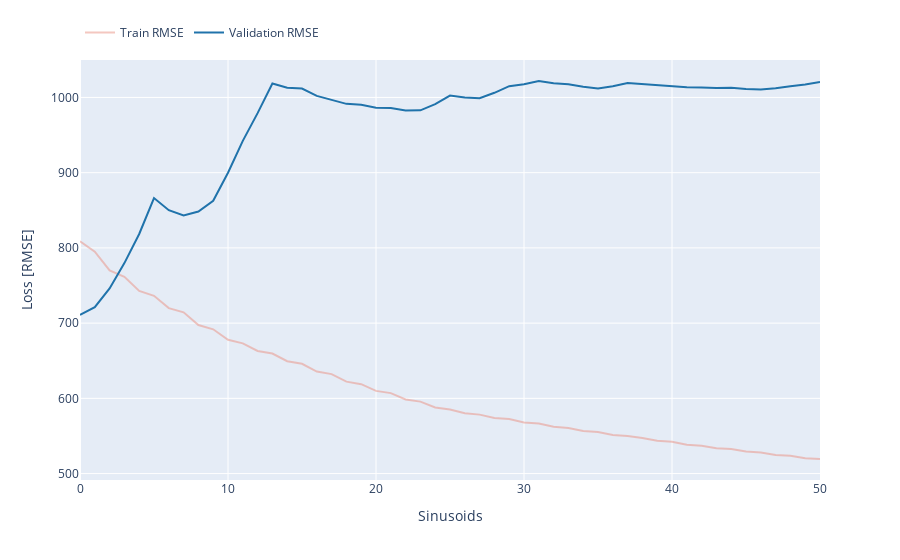

The notebook cell saved with this chart:
### Code cell
fig = px.line(df_loss, x="Sinusoid", y=["Train RMSE", "Validation RMSE"], labels={"variable": ""}, color_discrete_sequence=["rgba(234,143,129,0.5)", "rgb(32,115,171)"])


fig.update_layout(
    xaxis_title="Sinusoids",
    yaxis_title="Loss [RMSE]",
    legend=dict(orientation="h",
                yanchor="top",
                y=1.1,
                xanchor="left",
                x=0.0,),

)

fig.show()

### Figure 1 — Plotly figure (JSON) as saved in the notebook; plotly's stock layout.template omitted (floating-point values rounded to 4 significant figures)
{"data": [{"hovertemplate": "=Train RMSE<br>Sinusoid=%{x}<br>value=%{y}<extra></extra>", "legendgroup": "Train RMSE", "line": {"color": "rgba(234,143,129,0.5)", "dash": "solid"}, "marker": {"symbol": "circle"}, "mode": "lines", "name": "Train RMSE", "orientation": "v", "showlegend": true, "x": [0, 1, 2, 3, 4, 5, 6, 7, 8, 9, 10, 11, 12, 13, 14, 15, 16, 17, 18, 19, 20, 21, 22, 23, 24, 25, 26, 27, 28, 29, 30, 31, 32, 33, 34, 35, 36, 37, 38, 39, 40, 41, 42, 43, 44, 45, 46, 47, 48, 49, 50], "xaxis": "x", "y": [808.7, 795.1, 770.0, 761.5, 742.7, 736.4, 719.9, 714.4, 697.5, 691.8, 677.8, 673.1, 663.0, 659.6, 649.4, 646.0, 635.7, 632.2, 622.2, 618.9, 610.0, 606.9, 598.5, 595.7, 587.9, 585.2, 580.1, 578.4, 573.9, 572.4, 567.9, 566.4, 562.2, 560.7, 556.7, 555.3, 551.3, 550.0, 547.4, 543.6, 542.3, 538.4, 537.1, 533.7, 532.6, 529.2, 528.1, 524.8, 523.7, 520.5, 519.4], "yaxis": "y", "type": "scatter"}, {"hovertemplate": "=Validation RMSE<br>Sinusoid=%{x}<br>value=%{y}<extra></extra>", "legendgroup": "Validation RMSE", "line": {"color": "rgb(32,115,171)", "dash": "solid"}, "marker": {"symbol": "circle"}, "mode": "lines", "name": "Validation RMSE", "orientation": "v", "showlegend": true, "x": [0, 1, 2, 3, 4, 5, 6, 7, 8, 9, 10, 11, 12, 13, 14, 15, 16, 17, 18, 19, 20, 21, 22, 23, 24, 25, 26, 27, 28, 29, 30, 31, 32, 33, 34, 35, 36, 37, 38, 39, 40, 41, 42, 43, 44, 45, 46, 47, 48, 49, 50], "xaxis": "x", "y": [710.9, 721.2, 746.2, 779.8, 818.5, 866.2, 850.1, 843.1, 848.3, 862.7, 900.0, 942.3, 979.1, 1019.0, 1013.0, 1012.0, 1002.0, 996.8, 991.5, 990.3, 986.3, 985.9, 982.7, 982.9, 991.2, 1002.0, 999.8, 999.1, 1006.0, 1015.0, 1018.0, 1022.0, 1019.0, 1018.0, 1014.0, 1012.0, 1015.0, 1019.0, 1018.0, 1016.0, 1015.0, 1014.0, 1013.0, 1013.0, 1013.0, 1011.0, 1010.0, 1012.0, 1015.0, 1017.0, 1021.0], "yaxis": "y", "type": "scatter"}], "layout": {"xaxis": {"anchor": "y", "domain": [0.0, 1.0], "title": {"text": "Sinusoids"}}, "yaxis": {"anchor": "x", "domain": [0.0, 1.0], "title": {"text": "Loss [RMSE]"}}, "legend": {"title": {"text": ""}, "tracegroupgap": 0, "orientation": "h", "yanchor": "top", "y": 1.1, "xanchor": "left", "x": 0.0}, "margin": {"t": 60}}}
